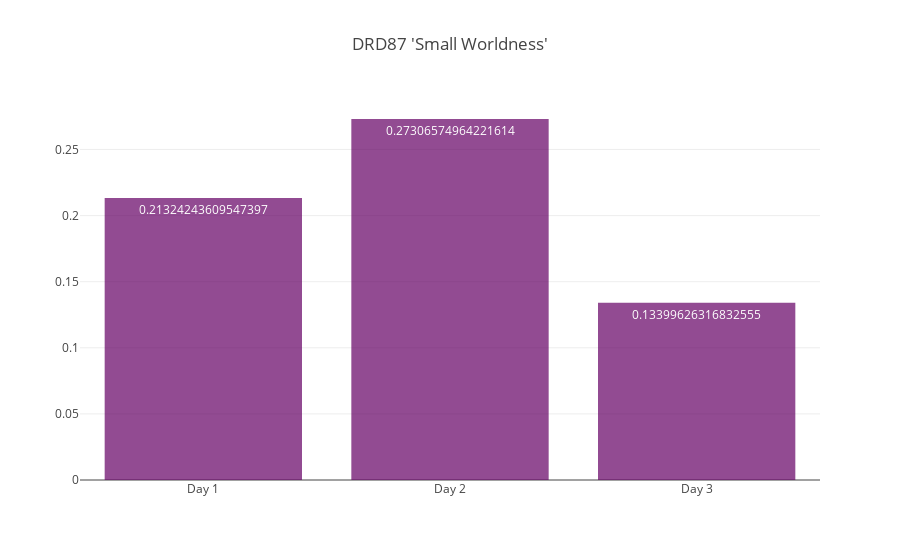

The cell this chart's notebook holds for it:
### Code cell
day1_small_worldness = drd87_day1_graph.clustering_coefficient / compute_avg_shortest_path_len(drd87_day1_graph.network)
day2_small_worldness = drd87_day2_graph.clustering_coefficient / compute_avg_shortest_path_len(drd87_day2_graph.network)
day3_small_worldness = drd87_day3_graph.clustering_coefficient / compute_avg_shortest_path_len(drd87_day3_graph.network)

x = ["Day 1", "Day 2", "Day 3"]
y = [day1_small_worldness, day2_small_worldness, day3_small_worldness]
plot_network_measures(x, y, title="DRD87 'Small Worldness'", color="rgb(100,0,100)")

### Figure 1 — Plotly figure (JSON) as saved in the notebook; plotly's stock layout.template omitted (floating-point values rounded to 4 significant figures)
{"data": [{"marker": {"color": "rgb(100,0,100)"}, "name": "1", "opacity": 0.7, "text": [0.2132, 0.2731, 0.134], "textposition": "auto", "type": "bar", "uid": "5e4030", "x": ["Day 1", "Day 2", "Day 3"], "y": [0.2132, 0.2731, 0.134]}], "layout": {"autosize": true, "title": "DRD87 'Small Worldness'", "xaxis": {"autorange": true, "range": [-0.5, 2.5], "type": "category"}, "yaxis": {"autorange": true, "range": [0, 0.2874], "type": "linear"}}}
